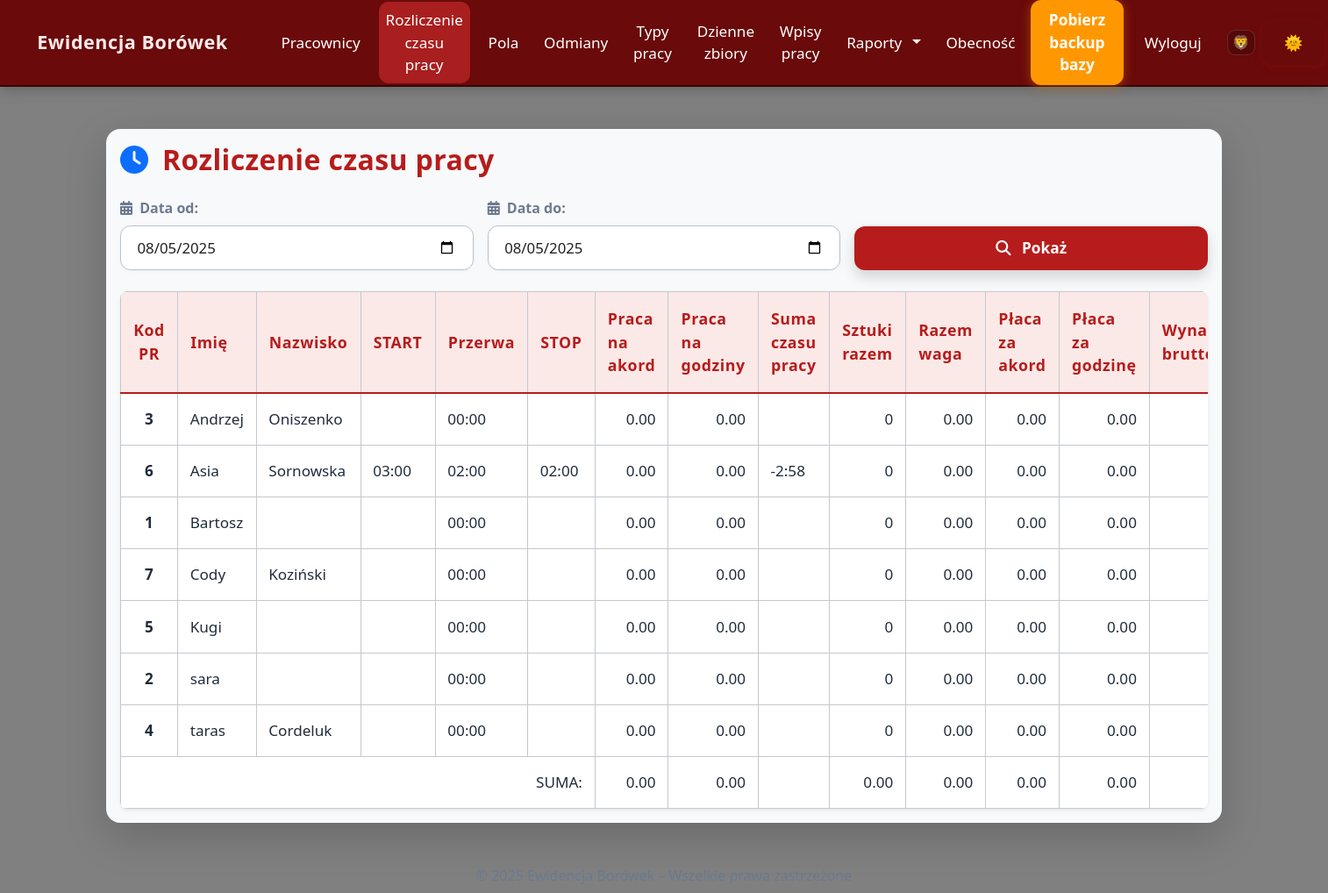
The page /rozliczenie_czasu_pracy (signed in) on the database its author committed.
### models.py (models this page shows)
class Employee(db.Model):
    id = db.Column(db.Integer, primary_key=True)
    external_id = db.Column(db.String(30), unique=True)
    name = db.Column(db.String(100), nullable=False)
    external_id = db.Column(db.String(50))
    hourly_rate = db.Column(db.Float, nullable=False, default=0.0)
    piece_rate = db.Column(db.Float, nullable=False, default=0.0)
    is_active = db.Column(db.Boolean, default=True)
    entries = db.relationship('Entry', backref='employee', lazy=True, cascade="all, delete-orphan")
    harvests = db.relationship('DailyHarvest', backref='employee', lazy=True, cascade="all, delete-orphan")
    team = db.Column(db.String(64), nullable=True)

### app.py (the view)
@app.route('/rozliczenie_czasu_pracy', methods=['GET'])
@login_required
def rozliczenie_czasu_pracy():
    start_date = request.args.get('start_date', date.today().isoformat())
    end_date = request.args.get('end_date', date.today().isoformat())
    employees = Employee.query.filter_by(is_active=True).order_by(Employee.name).all()
    presences = Presence.query.filter(Presence.date >= start_date, Presence.date <= end_date).all()
    entries = Entry.query.filter(Entry.date >= start_date, Entry.date <= end_date).all()
    harvests = DailyHarvest.query.filter(DailyHarvest.date >= start_date, DailyHarvest.date <= end_date).all()
    fields = (
        Field.query
        .join(DailyHarvest, Field.id == DailyHarvest.field_id)
        .filter(DailyHarvest.date >= start_date, DailyHarvest.date <= end_date)
        .distinct()
        .all()
    )
    data = []
    for emp in employees:
        presence = next((p for p in presences if p.employee_id == emp.id), None)
        time_in = presence.time_in if presence else None
        time_out = presence.time_out if presence else None
        break_minutes = presence.break_minutes if presence and presence.break_minutes else 0
        hours = sum(e.hours or 0 for e in entries if e.employee_id == emp.id and (e.hours or 0) > 0)
        total_kg = sum(h.quantity_kg for h in harvests if h.employee_id == emp.id)
        field_weights = {f.name: sum(h.quantity_kg for h in harvests if h.employee_id == emp.id and h.field_id == f.id) for f in fields}
        total_sztuki = sum(e.quantity or 0 for e in entries if e.employee_id == emp.id and e.work_type and e.work_type.unit == "sztuki")
        piece_pay = sum((h.quantity_kg or 0) * (emp.piece_rate or 0) for h in harvests if h.employee_id == emp.id)
        hourly_pay = hours * (emp.hourly_rate or 0)
        suma_czasu = ""
        if time_in and time_out:
            delta = datetime.combine(date.today(), time_out) - datetime.combine(date.today(), time_in)
            total_minutes = delta.total_seconds() // 60 - (break_minutes or 0)
            godziny = int(total_minutes // 60)
            minuty = int(total_minutes % 60)
            suma_czasu = f"{godziny:02d}:{minuty:02d}"
        data.append({
            'kod_pr': emp.external_id or emp.id,
            'imie': emp.name.split()[0] if emp.name else '',
            'nazwisko': ' '.join(emp.name.split()[1:]) if emp.name else '',
            'start': time_in.strftime('%H:%M') if time_in else '',
            'przerwa': f"{break_minutes:02d}:00" if break_minutes else '00:00',
            'stop': time_out.strftime('%H:%M') if time_out else '',
            'praca_akord': f"{total_kg:.2f}",
            'praca_godziny': f"{hours:.2f}",
            'suma_czasu': suma_czasu,
            'field_weights': field_weights,
            'sztuki_razem': total_sztuki,
            'razem_waga': f"{total_kg:.2f}",
            'placa_akord': f"{piece_pay:.2f}",
            'placa_godziny': f"{hourly_pay:.2f}",
            'wynagrodzenie_brutto': f"{(piece_pay + hourly_pay):.2f}"
        })
    return render_template('rozliczenie_czasu_pracy.html', data=data, fields=fields, start_date=start_date, end_date=end_date)

### app.py (called while the page is built)
@app.context_processor
def inject_now():
    return {'current_year': datetime.now().year}

@app.context_processor
def inject_now():
    return {'current_year': datetime.now().year}

@login_manager.user_loader
def load_user(user_id):
    return User.query.get(int(user_id))

### templates/rozliczenie_czasu_pracy.html (shortened to what this page needs)
{% extends "base.html" %}
{% block content %}
<div class="container-xl py-4">
  <div class="card shadow-lg border-0 rounded-4 bg-light">
    <div class="card-body">
      <div class="d-flex align-items-center mb-4">
        <i class="fas fa-clock fa-2x text-primary me-3"></i>
        <h2 class="mb-0 fw-bold">Rozliczenie czasu pracy</h2>
      </div>
      <form method="get" class="row g-3 align-items-end mb-4">
        <div class="col-sm-4">
          <label class="form-label fw-semibold" for="start_date">
            <i class="fas fa-calendar-alt me-1"></i> Data od:
          </label>
          <input type="date" class="form-control" id="start_date" name="start_date" value="{{ start_date }}">
        </div>
        <div class="col-sm-4">
          <label class="form-label fw-semibold" for="end_date">
            <i class="fas fa-calendar-alt me-1"></i> Data do:
          </label>
          <input type="date" class="form-control" id="end_date" name="end_date" value="{{ end_date }}">
        </div>
        <div class="col-sm-4 d-grid">
          <button type="submit" class="btn btn-primary btn-lg shadow">
            <i class="fas fa-search me-2"></i> Pokaż
          </button>
        </div>
      </form>
      <div class="table-responsive rounded-3 shadow-sm">
        <table class="table table-hover align-middle mb-0 bg-white" id="hoursTable" style="min-width:1200px;">
          <thead class="sticky-top bg-primary text-white">
            <tr>
              <th class="text-center" onclick="sortTable(0)">Kod PR</th>
              <th onclick="sortTable(1)">Imię</th>
              <th onclick="sortTable(2)">Nazwisko</th>
              <th onclick="sortTable(3)">START</th>
              <th onclick="sortTable(4)">Przerwa</th>
              <th onclick="sortTable(5)">STOP</th>
              <th onclick="sortTable(6)">Praca na akord</th>
              <th onclick="sortTable(7)">Praca na godziny</th>
              <th onclick="sortTable(8)">Suma czasu pracy</th>
              <th onclick="sortTable({{ 9 + fields|length }})">Sztuki razem</th>
              <th onclick="sortTable({{ 10 + fields|length }})">Razem waga</th>
              <th onclick="sortTable({{ 11 + fields|length }})">Płaca za akord</th>
              <th onclick="sortTable({{ 12 + fields|length }})">Płaca za godzinę</th>
              <th onclick="sortTable({{ 13 + fields|length }})">Wynagrodzenie brutto</th>
            </tr>
          </thead>
          <tbody>
            {% for row in data %}
            <tr>
              <td class="text-center fw-bold">{{ row.kod_pr }}</td>
              <td>{{ row.imie }}</td>
              <td>{{ row.nazwisko }}</td>
              <td>{{ row.start }}</td>
              <td>{{ row.przerwa }}</td>
              <td>{{ row.stop }}</td>
              <td class="text-end">{{ row.praca_akord }}</td>
              <td class="text-end">{{ row.praca_godziny }}</td>
              <td>{{ row.suma_czasu }}</td>
              <td class="text-end">{{ row.sztuki_razem }}</td>
              <td class="text-end">{{ row.razem_waga }}</td>
              <td class="text-end text-success">{{ row.placa_akord }}</td>
              <td class="text-end text-primary">{{ row.placa_godziny }}</td>
              <td class="text-end fw-bold text-dark">{{ row.wynagrodzenie_brutto }}</td>
            </tr>
            {% endfor %}
          </tbody>
          <tfoot>
            <tr class="bg-light fw-bold">
              <td colspan="6" class="text-end">SUMA:</td>
              <td class="text-end" id="sum_praca_akord">0.00</td>
              <td class="text-end" id="sum_praca_godziny">0.00</td>
              <td></td>
              <td class="text-end" id="sum_sztuki_razem">0.00</td>
              <td class="text-end" id="sum_razem_waga">0.00</td>
              <td class="text-end text-success" id="sum_placa_akord">0.00</td>
              <td class="text-end text-primary" id="sum_placa_godziny">0.00</td>
              <td class="text-end fw-bold text-dark" id="sum_wynagrodzenie_brutto">0.00</td>
            </tr>
          </tfoot>
        </table>
      </div>
    </div>
  </div>
</div>
{% endblock %}

### static/style.css (style rules this page uses)
body { font-family: 'Segoe UI', Tahoma, Geneva, Verdana, sans-serif; background-color: #f8f9fa; color: #343a40; transition: background 0.3s, color 0.3s; }
:root { --bg: #ffffff; --text: #222222; --navbar: #6a0a0a; --footer: #f8f9fa; --tile: #8D0707; --tile-hover: #ad1d1d; --tile-shadow: 0 4px 24px #0002; --tile-glow: 0 0 12px #d32f2f88; }
body { background: var(--bg); color: var(--text); }

### static/custom.css (style rules this page uses)
body { min-height: 100vh; background: #808080; color: #23272f; font-family: 'Segoe UI', 'Arial', sans-serif; }
.table, .table-bordered, .table-striped { background: #fff !important; border-radius: 10px !important; box-shadow: 0 2px 12px #b71c1c11; color: #212c3b !important; border: 1px solid #c6c8cf !important; }
.table th, .table td { border: 1px solid #c6c8cf !important; padding: 0.95em 0.8em !important; vertical-align: middle; font-size: 1.07em; color: #212c3b !important; font-weight: 500; background: #fff !important; }
.table thead th { background: #fbe9e7 !important; color: #b71c1c !important; font-size: 1.11em; font-weight: 700; letter-spacing: 0.03em; border-bottom: 2.5px solid #b71c1c !important; }
h1, h2, h3, h4, h5 { color: #b71c1c; font-weight: 800; letter-spacing: 0.4px; margin-bottom: 1.1rem; text-shadow: 0 2px 10px #fff3; }
label, .text-muted, .text-secondary, .muted, .secondary, small { color: #6b7a90 !important; opacity: 1 !important; font-weight: 500; }
.form-control, .form-select { border-radius: 0.7em !important; border: 1.4px solid #b6c2d1; background: #fff !important; color: #222 !important; box-shadow: 0 1px 4px #b6c2d122; padding: 0.7em 1.1em; font-size: 1.05em; transition: border-color 0.12s, box-shadow 0.12s, background 0.12s; }
input[type="date"].form-control, input[type="number"].form-control { min-width: 110px; color-scheme: light; }
.btn, button, .btn-primary, .btn-success, .btn-danger, .btn-info, .btn-secondary { border-radius: 0.7em !important; font-weight: 700; font-size: 1.08em; box-shadow: 0 2px 10px #b71c1c33; border: none !important; transition: background 0.15s, color 0.15s, box-shadow 0.09s; padding: 0.7em 1.45em; }
.btn-primary, .btn-danger { background: #b71c1c; color: #fff !important; }

### rows shown on the page
Employee: kod_pr "1", imie "Bartosz", przerwa "00:00", praca_akord "0.00", praca_godziny "0.00", sztuki_razem "0", razem_waga "0.00", placa_akord "0.00", placa_godziny "0.00"
Employee: kod_pr "5", imie "Kugi", przerwa "00:00", praca_akord "0.00", praca_godziny "0.00", sztuki_razem "0", razem_waga "0.00", placa_akord "0.00", placa_godziny "0.00"
Employee: kod_pr "2", imie "sara", przerwa "00:00", praca_akord "0.00", praca_godziny "0.00", sztuki_razem "0", razem_waga "0.00", placa_akord "0.00", placa_godziny "0.00"

### other values the page prints
{{ row.kod_pr }} "3" "6" "7" "4"
{{ row.imie }} "Andrzej" "Asia" "Cody" "taras"
{{ row.nazwisko }} "Oniszenko" "Sornowska" "Koziński" "Cordeluk"
{{ row.przerwa }} "00:00" "02:00" "00:00" "00:00"
{{ row.praca_akord }} "0.00" "0.00" "0.00" "0.00"
{{ row.praca_godziny }} "0.00" "0.00" "0.00" "0.00"
{{ row.sztuki_razem }} "0" "0" "0" "0"
{{ row.razem_waga }} "0.00" "0.00" "0.00" "0.00"
{{ row.placa_akord }} "0.00" "0.00" "0.00" "0.00"
{{ row.placa_godziny }} "0.00" "0.00" "0.00" "0.00"
{{ row.start }} "03:00"
{{ row.stop }} "02:00"
{{ row.suma_czasu }} "-2:58"
